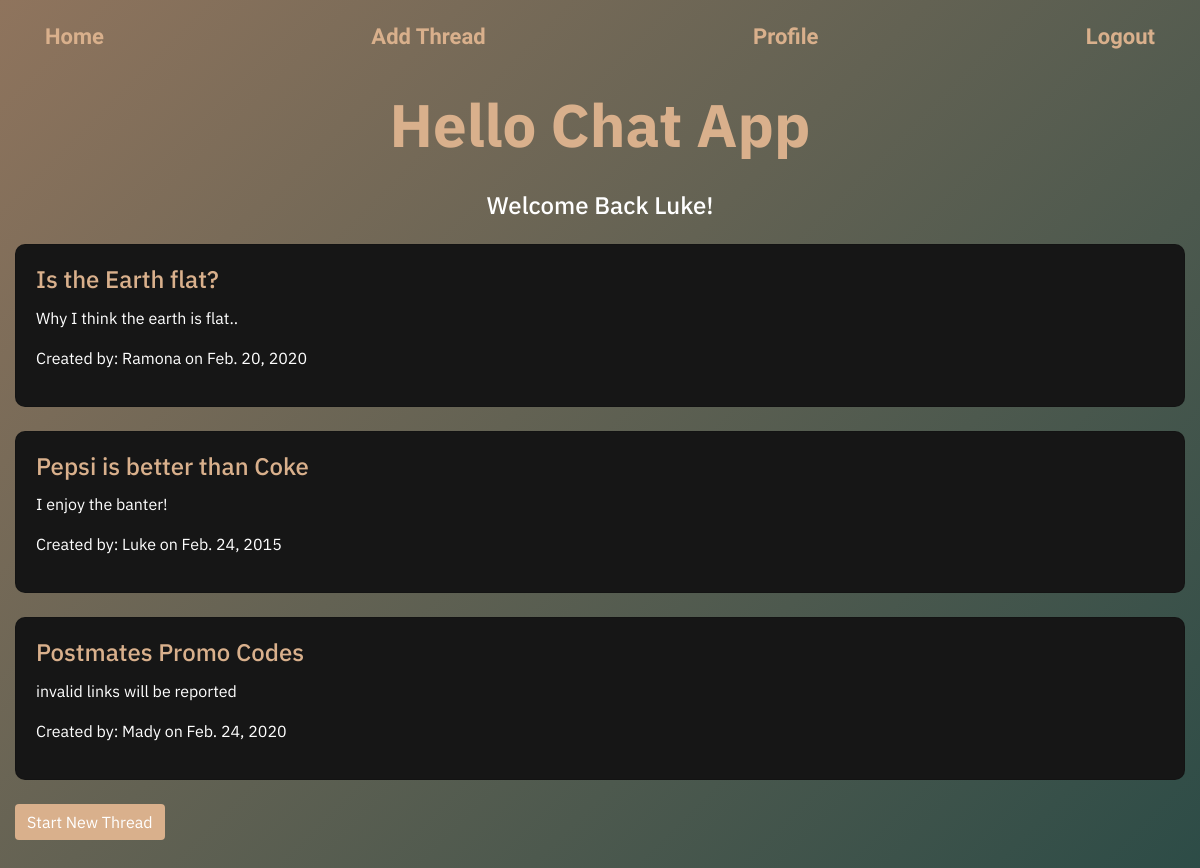
Screenshot of / (signed in) with the database file from the repository.
### chat/models.py (models this page shows, shortened)
class Chatroom(models.Model):
    name = models.CharField(max_length = 255)
    description = models.CharField(max_length = 100)
    posted = models.DateField(default=datetime.date.today)
    owner = models.ForeignKey(User, on_delete = models.CASCADE, related_name='chat')
    users = models.ManyToManyField(User, related_name = 'chatrooms')

### chat/views.py (the view)
# urls.py: path('', views.IndexView.as_view(), name = 'index'),
class IndexView(generic.ListView):
    template_name = 'chat/index.html'
    model = Chatroom

### chat/templates/chat/index.html (shortened to what this page needs)
{% extends 'base.html' %}
{% load crispy_forms_tags %}
{% block content %}
<div class="m-scene" id="main">
    <div class="m-header scene_element scene_element--fadein">
<h1>Hello Chat App</h1>
</div>
</div>
{% if request.user.is_authenticated %}
{% if request.user.username %}
<h5 id="greeting">Welcome Back {{request.user.username}}!</h5>
{% endif %}
{% for chatroom in object_list %}
<div class="row no-gutters mt-4 mb-4">
    <div class="col-md-12">
        <div class="card">
            <div class="card-body">
                {% if user in chatroom.users.all %}
                    <h5 class="card-title"><a href="{% url 'chat:detail' chatroom.id %}">{{chatroom.name}}</a></h5>
                    <p>{{ chatroom.description }}</p>
                    <p>Created by: {{ chatroom.owner }} on {{ chatroom.posted }}</p>
                {% endif %}
            </div>
        </div>
    </div>
</div>
{% endfor %}
<div class="row no-gutters mt-2">
    <a id='bottom-button' class='btn btn-success' href="{% url 'chat:create'%}">Start New Thread</a>
</div>
{% endif %}
{% endblock content %}

### static/css/styles.css (style rules this page uses)
#bottom-button { margin-bottom: 50px; animation: fadein 1s; }
#greeting { text-align: center; animation: fadein 1s; animation: neon 1.5s ease-in-out infinite alternate; color: #fff; }
body { font-family: 'IBM Plex Sans', 'Work Sans', 'Space Mono'; }
* { box-sizing: border-box; transition-property: all; transition-duration: .6s; transition-timing-function: ease; }
h1 { color: #D9B08C; text-align: center; font-size: 60px; font-weight: bold; margin-bottom: 30px; animation: fadein 1s; }
p { color: #fff; font-family: 'IBM Plex Sans'; animation: fadein 1s; }
h5, h5 a { color: #D9B08C; font-size: 24px; animation: fadein 1s; }
a { color: #fff; animation: fadein 1s; }
.card { background-color: rgb(22, 22, 22); border-radius: 10px; margin: 0 auto; animation: fadein 1s; }
.btn-success { background-color: #D9B08C; border: none; animation: fadein 1s; }

### rows the page displays
Chatroom: name "Is the Earth flat?", description "Why I think the earth is flat..", owner "Ramona", posted "Feb. 20, 2020"
Chatroom: name "Pepsi is better than Coke", description "I enjoy the banter!", owner "Luke", posted "Feb. 24, 2015"
Chatroom: name "Postmates Promo Codes", description "invalid links will be reported", owner "Mady", posted "Feb. 24, 2020"

### other values shown
{{ request.user.username }} "Luke"
